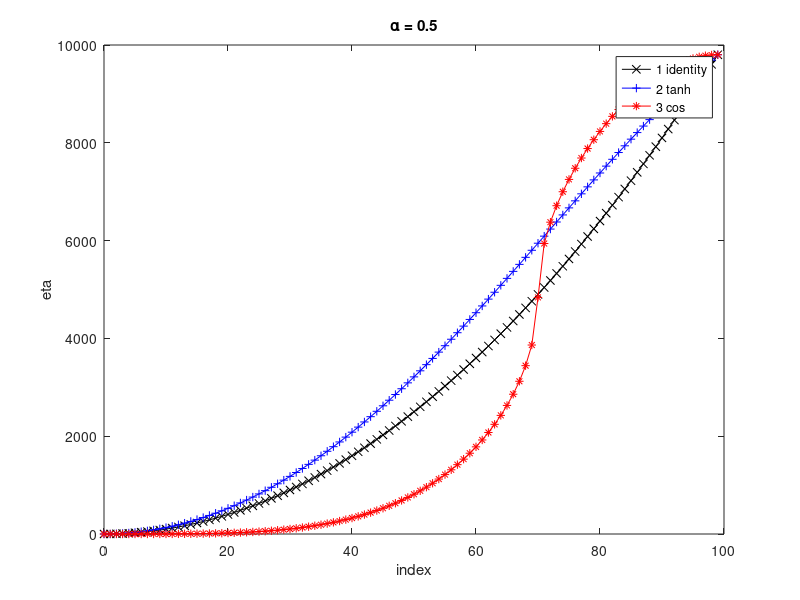
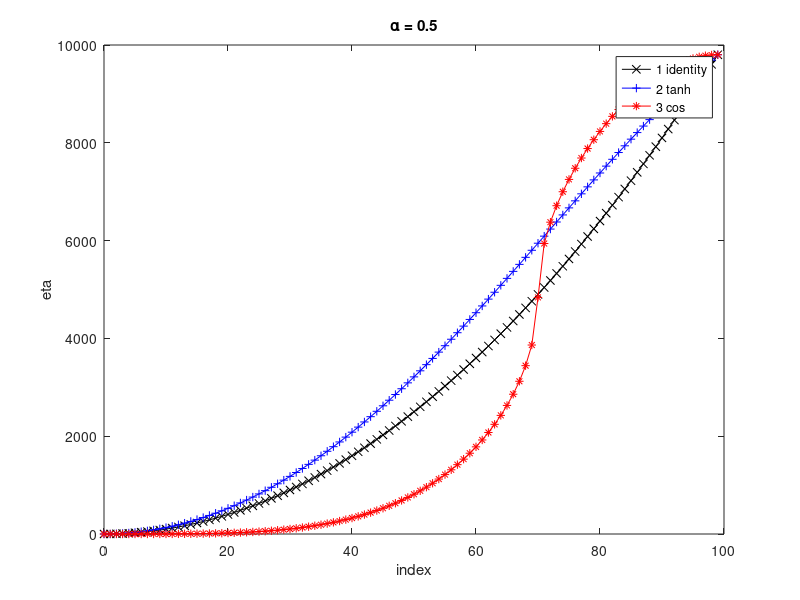

The MATLAB script that drew these images, in order:
N = 100;
x = 0:N-1;
n = x.^2;
alpha = 0.5;
t = tanh(2*alpha*n./(N-1)^2)*(N-1)^2./tanh(2*alpha);

c_temp = cos(pi*n./(N-1)^2 - pi);
b = sign(c_temp) .* abs(c_temp).^alpha;
c = (b - min(b)) *(N-1)^2 ./(max(b) - min(b));

plot(x, n, 'kx-', x, t, 'b+-', x, c, 'r*-');
xlabel('index');
ylabel('eta');
legend('1 identity', '2 tanh', '3 cos');
title(['\alpha = ', num2str(alpha)]);

print(['documentation_customize_eta_levels.eps'], '-depsc');
print(['documentation_customize_eta_levels.png'], '-dpng');
